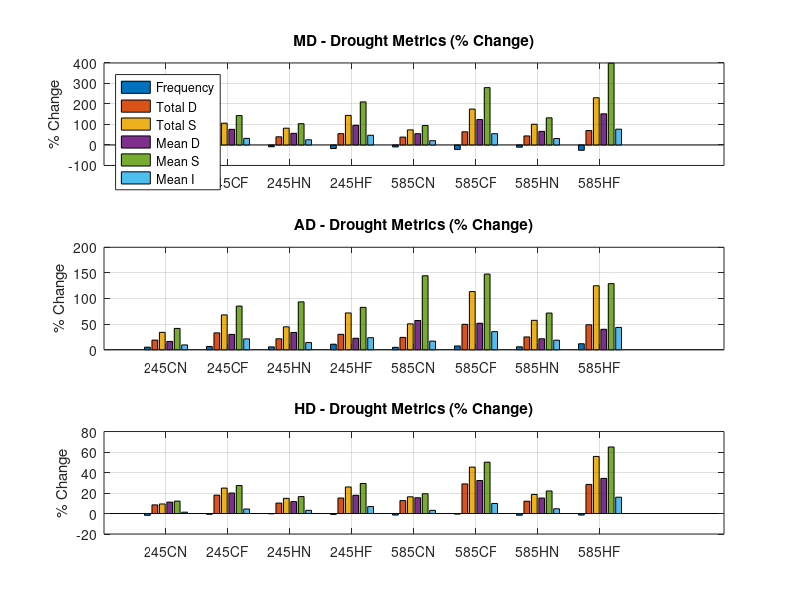

This figure's MATLAB source: (Note: this script raises an error after producing the figure.)
%% 
% Define scenarios
scenarios = {'245CN','245CF','245HN','245HF','585CN','585CF','585HN','585HF'};

% Define metrics
metrics = {'Frequency','Total D','Total S','Mean D','Mean S','Mean I'};

% Define data for MD, AD, HD (each 6x8 matrix of % changes)
MD = [ ...
    -5.2 -13.2 -8.8 -17.4 -9.5 -22.4 -10.9 -26.1;
    31.4 49.9 39.9 55.2 38.4 64.3 44.1 70.3;
    57.5 106.4 81.9 144.3 73.6 175.0 101.2 230.5;
    39.8 76.3 56.7 96.2 55.2 124.2 66.3 152.1;
    67.4 143.4 103.9 210.1 94.9 279.8 132.4 399.1;
    17.3 32.1 25.3 47.3 20.9 55.0 31.4 77.1];

AD = [ ...
     5.0  6.3  5.6 10.8  4.7  7.4  5.8 11.7;
    18.8 32.9 21.4 30.1 24.1 49.6 25.0 48.8;
    33.9 68.0 44.7 71.8 50.5 113.5 57.4 124.9;
    16.2 30.0 33.7 22.4 57.1 51.7 21.4 39.9;
    41.6 85.2 93.4 82.7 144.4 147.7 71.6 129.0;
     9.4 21.2 14.0 23.5 16.8 35.3 18.6 43.6];

HD = [ ...
    -1.8 -0.8 -0.3 -0.9 -1.5 -0.6 -1.7 -1.5;
     8.4 17.9 10.2 15.1 12.6 28.9 12.0 28.4;
     9.3 24.8 14.8 25.9 16.3 45.3 18.6 55.7;
    11.1 20.0 11.6 17.8 15.4 32.2 15.1 34.3;
    12.1 27.3 16.5 29.3 19.3 50.1 22.0 64.9;
     1.3  4.4  3.1  6.8  3.1  9.8  4.6 15.9];

% Plot
figure;
categories = {'MD','AD','HD'};
data = {MD, AD, HD};

for i = 1:3
    subplot(3,1,i)
    bar(data{i}', 'grouped')  % transpose so each group is a scenario
    title([categories{i} ' - Drought Metrics (% Change)'])
    ylabel('% Change')
%     ylim([-10 100])  % adjust as needed
    xticks(1:8)
    xticklabels(scenarios)
    if i==1
        legend(metrics, 'Location','northwest')
    end
    grid on
end

% sgtitle('Drought Statistics across Scenarios')







%% output the plot

fig = gcf;
fig.PaperUnits = 'inches';

% fig.PaperPosition = [0 0 17.7 8];
fig.PaperPosition = [0 0 7 12];
print('ScreenSizeFigure', '-dpng', '-r300')





